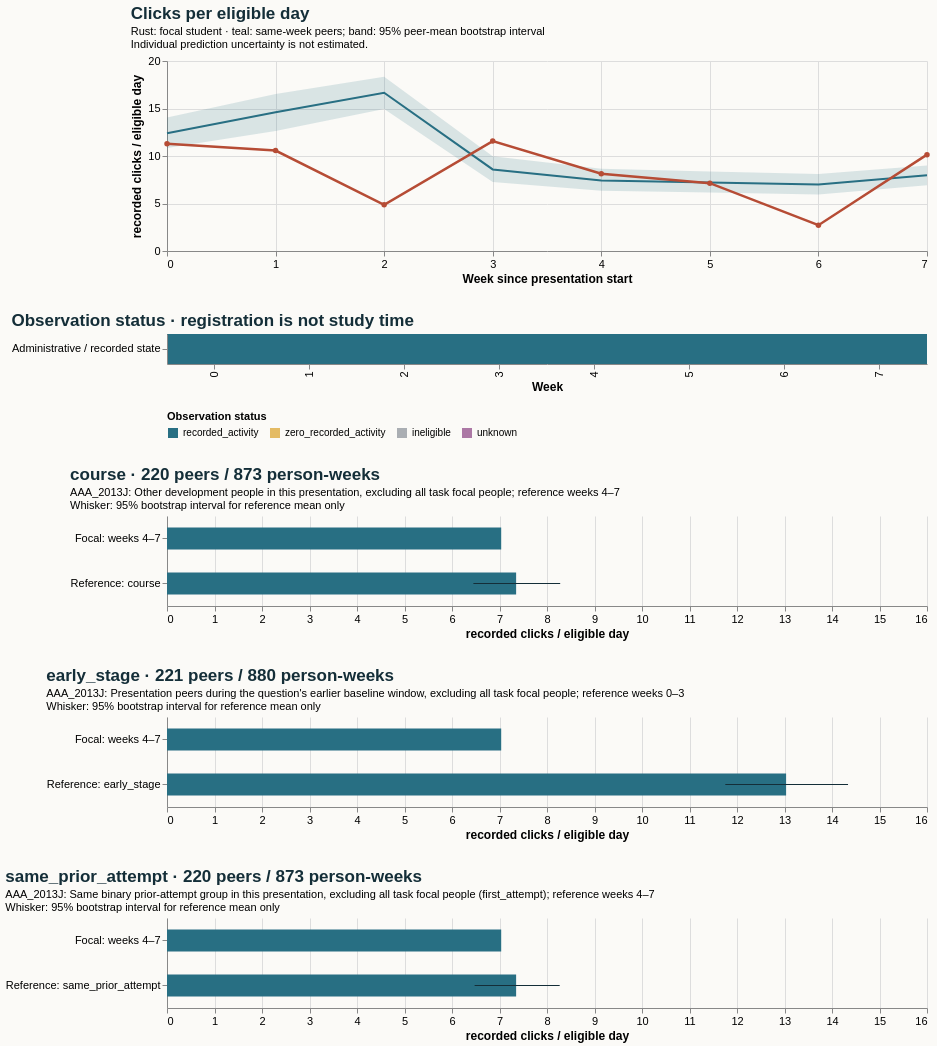

Vega-Lite specification stored for this chart:
### Vega-Lite specification from a JSON file in a GitHub repository (floating-point values rounded to 4 significant figures)
{"$schema": "https://vega.github.io/schema/vega-lite/v5.20.1.json", "config": {"axis": {"labelFontSize": 11, "titleFontSize": 12}, "background": "#fbfaf7", "font": "sans-serif", "title": {"anchor": "start", "color": "#142e38", "fontSize": 17, "subtitleFontSize": 11}, "view": {"continuousHeight": 300, "continuousWidth": 300, "stroke": null}}, "datasets": {"data-75ab1308e7da74e5096b8a75f63c20af": [{"end_day": 6, "focal_value": 11.29, "peer_ci_high": 14.05, "peer_ci_low": 10.84, "peer_mean": 12.4, "peer_observations": 221, "peer_people": 221, "reference": "course", "unit": "recorded clicks / eligible day", "week": 0}, {"end_day": 13, "focal_value": 10.57, "peer_ci_high": 16.53, "peer_ci_low": 12.62, "peer_mean": 14.6, "peer_observations": 221, "peer_people": 221, "reference": "course", "unit": "recorded clicks / eligible day", "week": 1}, {"end_day": 20, "focal_value": 4.857, "peer_ci_high": 18.35, "peer_ci_low": 14.94, "peer_mean": 16.65, "peer_observations": 219, "peer_people": 219, "reference": "course", "unit": "recorded clicks / eligible day", "week": 2}, {"end_day": 27, "focal_value": 11.57, "peer_ci_high": 9.978, "peer_ci_low": 7.27, "peer_mean": 8.588, "peer_observations": 219, "peer_people": 219, "reference": "course", "unit": "recorded clicks / eligible day", "week": 3}, {"end_day": 34, "focal_value": 8.143, "peer_ci_high": 8.665, "peer_ci_low": 6.347, "peer_mean": 7.428, "peer_observations": 219, "peer_people": 219, "reference": "course", "unit": "recorded clicks / eligible day", "week": 4}, {"end_day": 41, "focal_value": 7.143, "peer_ci_high": 8.379, "peer_ci_low": 6.157, "peer_mean": 7.212, "peer_observations": 218, "peer_people": 218, "reference": "course", "unit": "recorded clicks / eligible day", "week": 5}, {"end_day": 48, "focal_value": 2.714, "peer_ci_high": 8.102, "peer_ci_low": 5.949, "peer_mean": 7.002, "peer_observations": 218, "peer_people": 218, "reference": "course", "unit": "recorded clicks / eligible day", "week": 6}, {"end_day": 55, "focal_value": 10.14, "peer_ci_high": 8.992, "peer_ci_low": 6.925, "peer_mean": 7.978, "peer_observations": 218, "peer_people": 218, "reference": "course", "unit": "recorded clicks / eligible day", "week": 7}], "data-8bd2756ad424c7aba2ef31578b5a0850": [{"hi": null, "lo": null, "series": "Focal: weeks 4–7", "value": 7.036}, {"hi": 8.267, "lo": 6.476, "series": "Reference: same_prior_attempt", "value": 7.35}], "data-9a7d2a1368ce6789f5a6d4510db31c12": [{"hi": null, "lo": null, "series": "Focal: weeks 4–7", "value": 7.036}, {"hi": 8.278, "lo": 6.45, "series": "Reference: course", "value": 7.35}], "data-d516eb5910bcef4b8af0b0fbe8b07599": [{"eligible_days": 7.0, "end_day": 6, "logging_completeness": "unknown", "observation_status": "recorded_activity", "row": "Administrative / recorded state", "score_status": "withheld_release_time_unknown", "start_day": 0, "value": 11.29, "week": 0}, {"eligible_days": 7.0, "end_day": 13, "logging_completeness": "unknown", "observation_status": "recorded_activity", "row": "Administrative / recorded state", "score_status": "withheld_release_time_unknown", "start_day": 7, "value": 10.57, "week": 1}, {"eligible_days": 7.0, "end_day": 20, "logging_completeness": "unknown", "observation_status": "recorded_activity", "row": "Administrative / recorded state", "score_status": "withheld_release_time_unknown", "start_day": 14, "value": 4.857, "week": 2}, {"eligible_days": 7.0, "end_day": 27, "logging_completeness": "unknown", "observation_status": "recorded_activity", "row": "Administrative / recorded state", "score_status": "withheld_release_time_unknown", "start_day": 21, "value": 11.57, "week": 3}, {"eligible_days": 7.0, "end_day": 34, "logging_completeness": "unknown", "observation_status": "recorded_activity", "row": "Administrative / recorded state", "score_status": "withheld_release_time_unknown", "start_day": 28, "value": 8.143, "week": 4}, {"eligible_days": 7.0, "end_day": 41, "logging_completeness": "unknown", "observation_status": "recorded_activity", "row": "Administrative / recorded state", "score_status": "withheld_release_time_unknown", "start_day": 35, "value": 7.143, "week": 5}, {"eligible_days": 7.0, "end_day": 48, "logging_completeness": "unknown", "observation_status": "recorded_activity", "row": "Administrative / recorded state", "score_status": "withheld_release_time_unknown", "start_day": 42, "value": 2.714, "week": 6}, {"eligible_days": 7.0, "end_day": 55, "logging_completeness": "unknown", "observation_status": "recorded_activity", "row": "Administrative / recorded state", "score_status": "withheld_release_time_unknown", "start_day": 49, "value": 10.14, "week": 7}], "data-e4a62546dc64cee556eb154ccb7875ff": [{"hi": null, "lo": null, "series": "Focal: weeks 4–7", "value": 7.036}, {"hi": 14.34, "lo": 11.75, "series": "Reference: early_stage", "value": 13.03}]}, "resolve": {"scale": {"color": "independent"}}, "spacing": 28, "vconcat": [{"data": {"name": "data-75ab1308e7da74e5096b8a75f63c20af"}, "height": 190, "layer": [{"encoding": {"x": {"axis": {"tickMinStep": 1}, "field": "week", "title": "Week since presentation start", "type": "quantitative"}, "y": {"field": "peer_ci_low", "scale": {"zero": true}, "title": "recorded clicks / eligible day", "type": "quantitative"}, "y2": {"field": "peer_ci_high"}}, "mark": {"color": "#286f83", "opacity": 0.16, "type": "area"}}, {"encoding": {"tooltip": [{"field": "week", "type": "quantitative"}, {"field": "peer_mean", "type": "quantitative"}, {"field": "peer_people", "type": "quantitative"}, {"field": "peer_observations", "type": "quantitative"}], "x": {"field": "week", "type": "quantitative"}, "y": {"field": "peer_mean", "type": "quantitative"}}, "mark": {"color": "#286f83", "strokeWidth": 2, "type": "line"}}, {"encoding": {"tooltip": [{"field": "week", "type": "quantitative"}, {"field": "focal_value", "type": "quantitative"}], "x": {"field": "week", "type": "quantitative"}, "y": {"field": "focal_value", "type": "quantitative"}}, "mark": {"color": "#b64c35", "point": {"color": "#b64c35"}, "strokeWidth": 2.5, "type": "line"}}], "title": {"subtitle": ["Rust: focal student · teal: same-week peers; band: 95% peer-mean bootstrap interval", "Individual prediction uncertainty is not estimated."], "text": "Clicks per eligible day"}, "width": 760}, {"data": {"name": "data-d516eb5910bcef4b8af0b0fbe8b07599"}, "encoding": {"color": {"field": "observation_status", "legend": {"labelLimit": 260, "orient": "bottom"}, "scale": {"domain": ["recorded_activity", "zero_recorded_activity", "ineligible", "unknown"], "range": ["#286f83", "#e4bb64", "#aaaeb3", "#ac78a5"]}, "title": "Observation status", "type": "nominal"}, "tooltip": [{"field": "week", "type": "quantitative"}, {"field": "eligible_days", "type": "quantitative"}, {"field": "observation_status", "type": "nominal"}, {"field": "logging_completeness", "type": "nominal"}], "x": {"field": "week", "title": "Week", "type": "ordinal"}, "y": {"field": "row", "title": null, "type": "nominal"}}, "height": 30, "mark": {"type": "rect"}, "title": "Observation status · registration is not study time", "width": 760}, {"data": {"name": "data-9a7d2a1368ce6789f5a6d4510db31c12"}, "height": 90, "layer": [{"encoding": {"x": {"field": "value", "scale": {"domain": [0, 15.05], "zero": true}, "title": "recorded clicks / eligible day", "type": "quantitative"}, "y": {"field": "series", "sort": null, "title": null, "type": "nominal"}}, "mark": {"color": "#286f83", "size": 22, "type": "bar"}}, {"encoding": {"x": {"field": "lo", "type": "quantitative"}, "x2": {"field": "hi"}, "y": {"field": "series", "sort": null, "title": null, "type": "nominal"}}, "mark": {"color": "#142e38", "type": "rule"}}], "title": {"subtitle": ["AAA_2013J: Other development people in this presentation, excluding all task focal people; reference weeks 4–7", "Whisker: 95% bootstrap interval for reference mean only"], "text": "course · 220 peers / 873 person-weeks"}, "width": 760}, {"data": {"name": "data-e4a62546dc64cee556eb154ccb7875ff"}, "height": 90, "layer": [{"encoding": {"x": {"field": "value", "scale": {"domain": [0, 15.05], "zero": true}, "title": "recorded clicks / eligible day", "type": "quantitative"}, "y": {"field": "series", "sort": null, "title": null, "type": "nominal"}}, "mark": {"color": "#286f83", "size": 22, "type": "bar"}}, {"encoding": {"x": {"field": "lo", "type": "quantitative"}, "x2": {"field": "hi"}, "y": {"field": "series", "sort": null, "title": null, "type": "nominal"}}, "mark": {"color": "#142e38", "type": "rule"}}], "title": {"subtitle": ["AAA_2013J: Presentation peers during the question's earlier baseline window, excluding all task focal people; reference weeks 0–3", "Whisker: 95% bootstrap interval for reference mean only"], "text": "early_stage · 221 peers / 880 person-weeks"}, "width": 760}, {"data": {"name": "data-8bd2756ad424c7aba2ef31578b5a0850"}, "height": 90, "layer": [{"encoding": {"x": {"field": "value", "scale": {"domain": [0, 15.05], "zero": true}, "title": "recorded clicks / eligible day", "type": "quantitative"}, "y": {"field": "series", "sort": null, "title": null, "type": "nominal"}}, "mark": {"color": "#286f83", "size": 22, "type": "bar"}}, {"encoding": {"x": {"field": "lo", "type": "quantitative"}, "x2": {"field": "hi"}, "y": {"field": "series", "sort": null, "title": null, "type": "nominal"}}, "mark": {"color": "#142e38", "type": "rule"}}], "title": {"subtitle": ["AAA_2013J: Same binary prior-attempt group in this presentation, excluding all task focal people (first_attempt); reference weeks 4–7", "Whisker: 95% bootstrap interval for reference mean only"], "text": "same_prior_attempt · 220 peers / 873 person-weeks"}, "width": 760}]}
